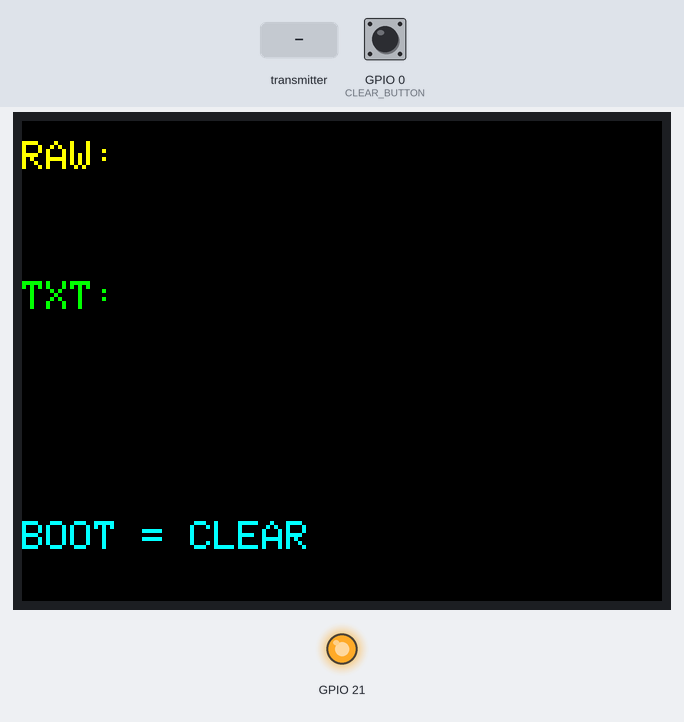
Recording of a sketch running on a simulated ESP32. Shown: 320×240 colour display, output pins drawn as LEDs (lit = HIGH). Inputs (shaded band) come from the test bench; at power-on: GPIO 0 (CLEAR_BUTTON) HIGH. What the sketch prints to the serial monitor is not drawn.

Above: at 1.4 s.
1.5 s: the transmitter starts sending ch = 0
At 2.0 s:
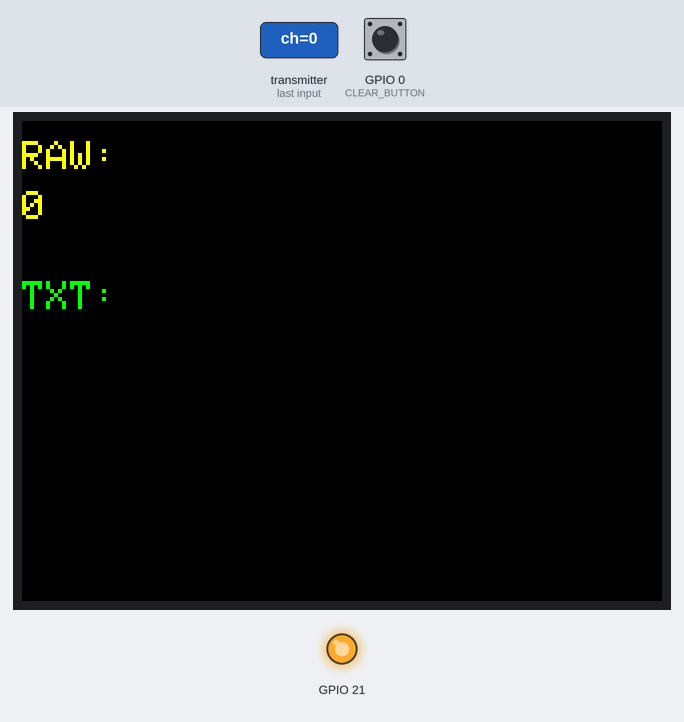
4.5 s: GPIO 0 (CLEAR_BUTTON) pulled LOW for 3.2 s
8.3 s: the transmitter starts sending ch = 1
At 9.15 s:
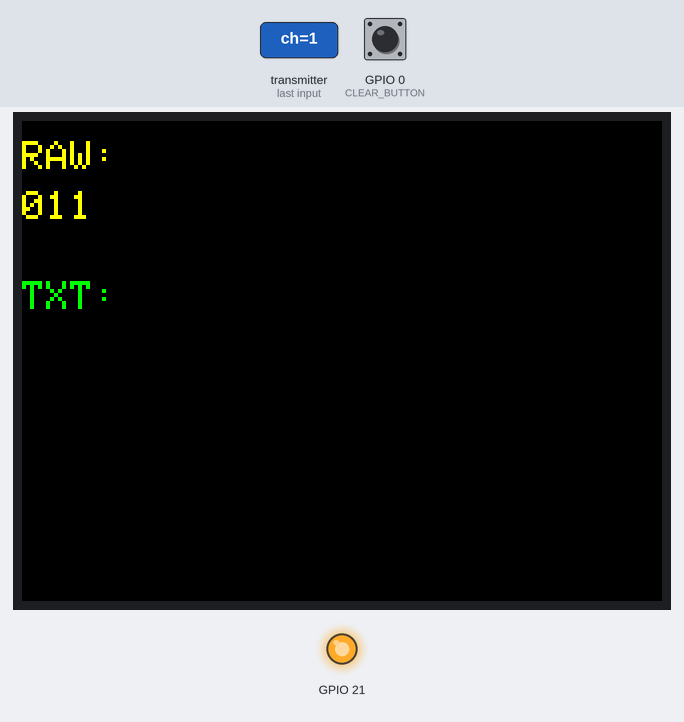
9.9 s: GPIO 0 (CLEAR_BUTTON) pulled LOW for 0.15 s
At 11.15 s:
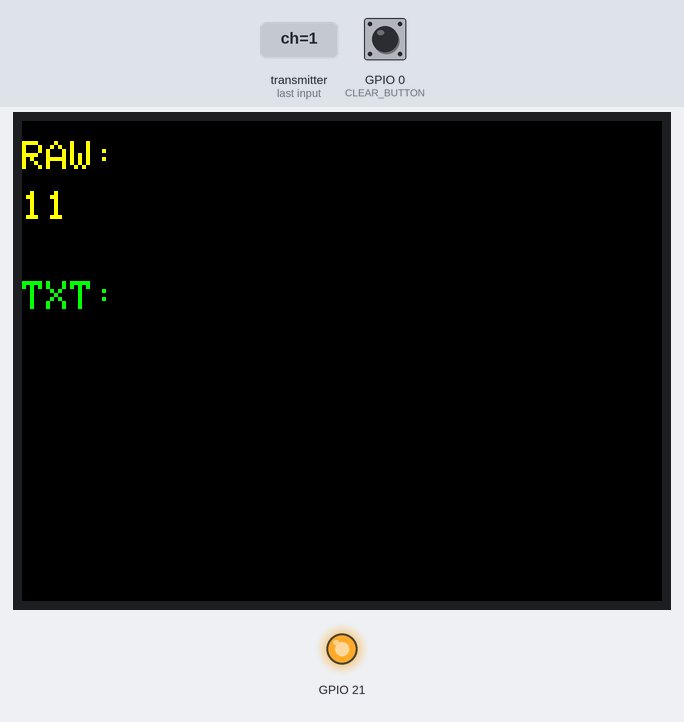
Timing chart, 0 to 11.6 s (numbered marks = the images above; inputs shaded):
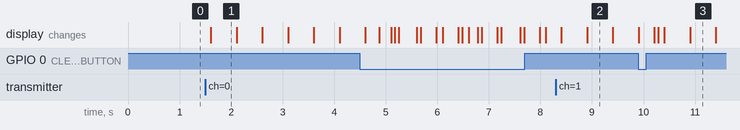

The sketch:

morse_receiver_CYD.ino
```cpp
#include <WiFi.h>
#include <esp_now.h>
#include <TFT_eSPI.h>

// ================== TFT ==================
TFT_eSPI tft = TFT_eSPI();

// ================== BUTTON ==================
#define CLEAR_BUTTON 0   // BOOT button

// ================== DATA ==================
typedef struct {
  char ch;
} MorsePacket;

// ================== BUFFERS ==================
String rawBuffer  = "";
String textBuffer = "";
String currentMorse = "";

// ================== MORSE TABLE ==================
struct MorseMap {
  const char* code;
  char ch;
};

MorseMap MORSE[] = {
  {".-", 'A'},   {"-...", 'B'}, {"-.-.", 'C'}, {"-..", 'D'},  {".", 'E'},
  {"..-.", 'F'}, {"--.", 'G'},  {"....", 'H'}, {"..", 'I'},   {".---", 'J'},
  {"-.-", 'K'},  {".-..", 'L'}, {"--", 'M'},   {"-.", 'N'},   {"---", 'O'},
  {".--.", 'P'}, {"--.-", 'Q'}, {".-.", 'R'},  {"...", 'S'},  {"-", 'T'},
  {"..-", 'U'},  {"...-", 'V'}, {".--", 'W'},  {"-..-", 'X'}, {"-.--", 'Y'},
  {"--..", 'Z'},
  {"-----", '0'}, {".----", '1'}, {"..---", '2'}, {"...--", '3'},
  {"....-", '4'}, {".....", '5'}, {"-....", '6'}, {"--...", '7'},
  {"---..", '8'}, {"----.", '9'}
};

char decodeMorse(const String& code) {
  for (int i = 0; i < sizeof(MORSE) / sizeof(MORSE[0]); i++) {
    if (code.equals(MORSE[i].code)) {
      return MORSE[i].ch;
    }
  }
  return '#';
}

// ================== DISPLAY ==================
void redraw() {
  tft.fillScreen(TFT_BLACK);

  tft.setTextColor(TFT_YELLOW);
  tft.setCursor(0, 10);
  tft.print("RAW:");
  tft.setCursor(0, 35);
  tft.print(rawBuffer);

  tft.setTextColor(TFT_GREEN);
  tft.setCursor(0, 80);
  tft.print("TXT:");
  tft.setCursor(0, 105);
  tft.print(textBuffer);
}

void clearDisplay() {
  rawBuffer = "";
  textBuffer = "";
  currentMorse = "";
  redraw();
}

// ================== ESP-NOW RECEIVE ==================
void onReceive(const esp_now_recv_info_t *info, const uint8_t *data, int len) {
  MorsePacket packet;
  memcpy(&packet, data, sizeof(packet));

  char c = packet.ch;

  // ---------- RAW ----------
  rawBuffer += c;

  // ---------- DECODE ----------
  if (c == '.' || c == '-') {
    currentMorse += c;
  }
  else if (c == '/') {  // end of letter
    char decoded = decodeMorse(currentMorse);
    textBuffer += decoded;
    currentMorse = "";
  }
  else if (c == '|') {  // word space
    textBuffer += ' ';
  }

  redraw();
}

// ================== SETUP ==================
void setup() {
  Serial.begin(115200);

  // Backlight
  pinMode(21, OUTPUT);
  digitalWrite(21, HIGH);

  pinMode(CLEAR_BUTTON, INPUT_PULLUP);

  tft.init();
  tft.setRotation(1);
  tft.setTextSize(2);

  clearDisplay();

  WiFi.mode(WIFI_STA);
  Serial.print("CYD MAC: ");
  Serial.println(WiFi.macAddress());

  if (esp_now_init() != ESP_OK) {
    tft.setTextColor(TFT_RED);
    tft.println("ESP-NOW FAILED");
    while (true);
  }

  esp_now_register_recv_cb(onReceive);

  tft.setTextColor(TFT_CYAN);
  tft.setCursor(0, 200);
  tft.println("BOOT = CLEAR");
}

// ================== LOOP ==================
void loop() {
  if (digitalRead(CLEAR_BUTTON) == LOW) {
    delay(300);
    clearDisplay();
  }
}
```

Measured:
- after the input at 1.5 s, the display: changes after 0.11 s (image 1)
- after the input at 9.9 s, the display: first differs from a run without the input after 0.31 s (image 3 shows a later state)
